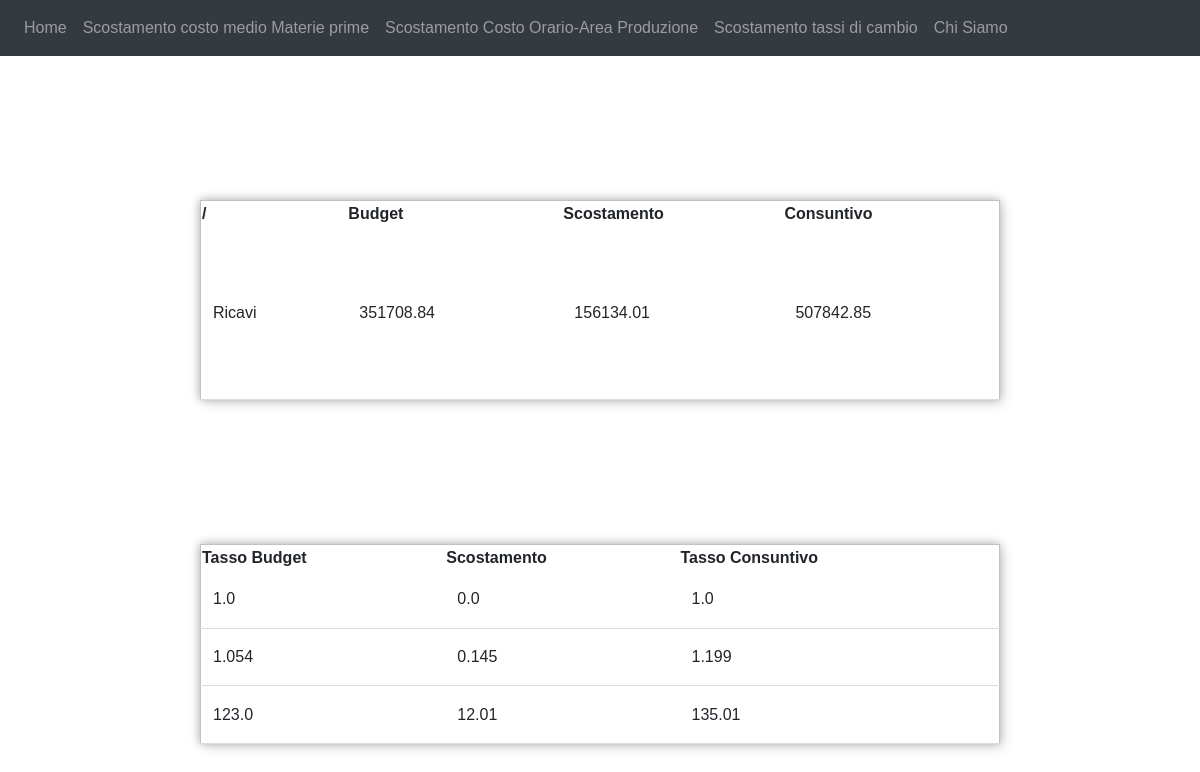
The app's page /ScostamentoTassiDiCambio with its own data.
### tables this page shows
CREATE TABLE "Valuta" (
"index" INTEGER,
  "CodVal" INTEGER,
  "Tipo" TEXT,
  "Tasso" REAL
);

### ProgettoSCGnew.py (the view)
@app.route('/ScostamentoTassiDiCambio')
def ScostamentoTassiDiCambio():
    conn = sqlite3.connect("Database.db")
    cur = conn.cursor()
    cur.execute('SELECT * FROM ScostamentoTassiDiCambio ')
    rs1 = cur.fetchall()
    cur.execute('SELECT ROUND(TotaleVenditeBudgetVALUTACONSUNTIVO,2) FROM TotaleVenditeBudgetVALUTACONSUNTIVO   ')
    rs4 = cur.fetchall()
    rss4 = [float(x[0]) for x in rs4]
    cur.execute('SELECT ROUND(TotaleVenditeConsuntivo,2) FROM totalevenditeconsuntivo')
    r = cur.fetchall()
    rr= list(map(float, [x[0] for x in r]))
    cur.execute('SELECT ROUND(TotaleVenditeConsuntivo,2)-( SELECT ROUND(TotaleVenditeBudgetVALUTACONSUNTIVO,2) FROM TotaleVenditeBudgetVALUTACONSUNTIVO) FROM totalevenditeconsuntivo')
    x1 = cur.fetchall()
    xx= [round(x[0], 2) for x in x1]
    return render_template('ScostamentoTassiDiCambio.html', rs1=rs1, rss4=rss4, rr=rr, xx=xx)

### templates/ScostamentoTassiDiCambio.html
{% extends "base.html" %}
{% block content %}
<br>
<br>
<br>
<br>
<br>
<br>
<div>
    <table >
        <thead>
            <tr>
                <th> /  </th>
                <th> Budget  </th>
                <th> Scostamento </th>
                <th> Consuntivo</th>
            </tr>
        </thead>
        <tbody>
            <tr>
                <td>Ricavi</td>
                <td>{% for valore in rss4 %} {{ valore }} {% endfor %}</td>
                <td>{% for valore in xx %} {{ valore }} {% endfor %}</td>
                <td>{% for valore in rr %} {{ valore }} {% endfor %}</td>
            </tr>
        </tbody>
    </table>
<br>
<br>
<br>
<br>
<br>
<br>
    <table >
        <thead>
            <tr>
                <th>Tasso Budget  </th>
                <th> Scostamento </th>
                <th> Tasso Consuntivo</th>
            </tr>
        </thead>
        <tbody>
            {% for valore in rs1 %}
            <tr>
                <td>{{ valore[0]|round(3) }}</td>
                <td>{{ valore[1]|round(3) }}</td>
                <td>{{ valore[2]|round(3) }}</td>
            </tr>
            {% endfor %}
        </tbody>
    </table>
</div>
{% endblock %}

### templates/base.html (shortened to what this page needs)
<!DOCTYPE html>
<html>
  <head>
    <link
      rel="stylesheet"
      href="https://stackpath.bootstrapcdn.com/bootstrap/4.4.1/css/bootstrap.min.css"
    />
    <link
      rel="stylesheet"
      href="https://stackpath.bootstrapcdn.com/font-awesome/4.7.0/css/font-awesome.min.css"
    />
  </head>
  <body>
    <nav class="navbar navbar-expand-lg navbar-dark bg-dark">
      <div class="collapse navbar-collapse" id="navbar">
        <div class="navbar-nav">
          <a class="nav-item nav-link" id="home" href="/">Home</a>
          <a class="nav-item nav-link" id="home" href="/ScostamentoMateriePrime">Scostamento costo medio Materie prime</a>
          <a class="nav-item nav-link" id="home" href="/ScostamentoCostoOrarioAreaProduzione">Scostamento Costo Orario-Area Produzione</a>
          <a class="nav-item nav-link" id="signUp" href="/ScostamentoTassiDiCambio">Scostamento tassi di cambio</a>
          <a class="nav-item nav-link" id="signUp" href="/ChiSiamo">Chi Siamo</a>
        </div>
      </div>
    </nav>
    <div class="container">{% block content %} {% endblock %}</div>
  </body>
</html>

### templates/base.html (style rules this page uses)
body { padding: 0px; margin: 0; font-family: Verdana, Geneva, Tahoma, sans-serif; }
table { margin: 0 auto; border-collapse: collapse; width: 800px; height: 200px; border: 1px solid #bdc3c7; box-shadow: 2px 2px 12px rgba(0, 0, 0, 0.2), -1px -1px 8px rgba(0, 0, 0, 0.2); }
td { padding: 12px; text-align: left; border-bottom: 1px solid #ddd; }

### records on screen
Valuta: Tasso "1.054", valore "0.145", Tasso "1.199"
Valuta: Tasso "123.0", valore "12.01", Tasso "135.01"

### other values on screen
{{ valore }} "351708.84"
{{ valore }} "156134.01"
{{ valore }} "507842.85"
{{ valore[0]|round(3) }} "1.0"
{{ valore[1]|round(3) }} "0.0"
{{ valore[2]|round(3) }} "1.0"
